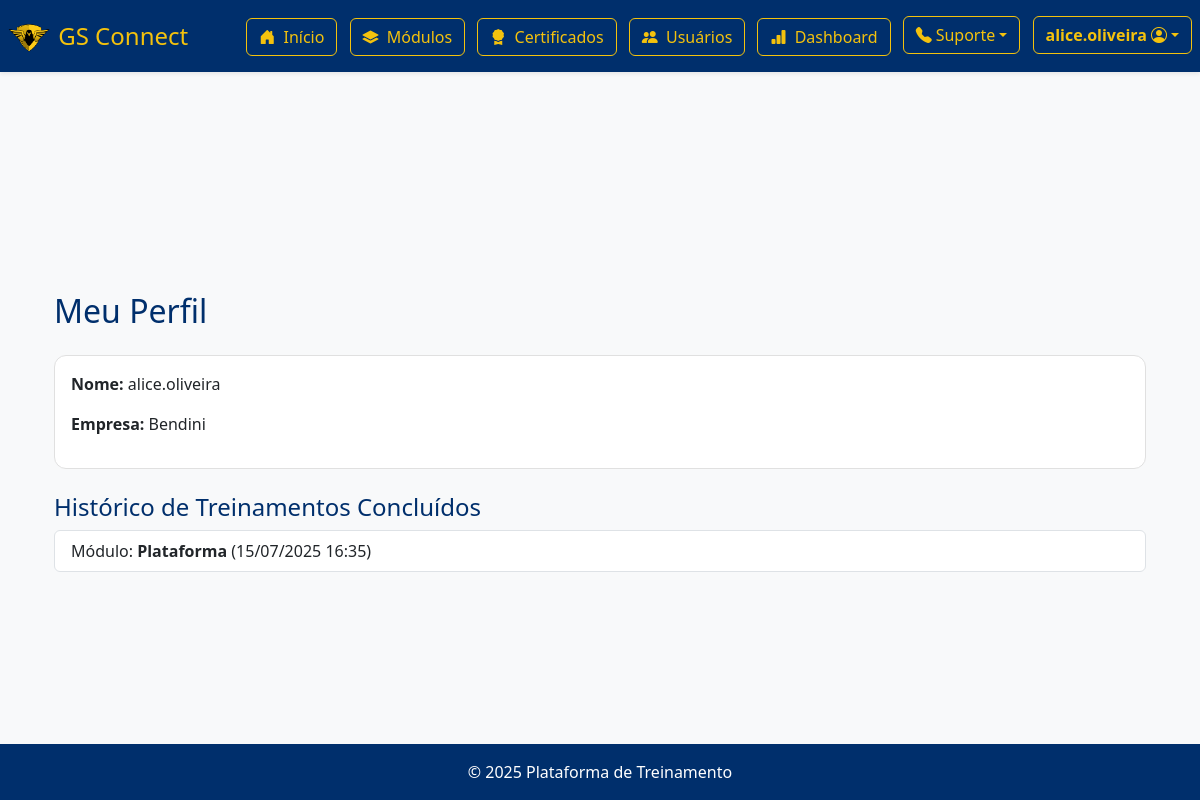
The app's page /meu-perfil/ (signed in) with its own data.
### core/models.py (models this page shows, shortened)
class Empresa(models.Model):
    nome = models.CharField(max_length=200)

### cursos/models.py (models this page shows, shortened)
class ProgressoModulo(models.Model):
    usuario = models.ForeignKey(User, on_delete=models.CASCADE)
    modulo = models.ForeignKey(Modulo, on_delete=models.CASCADE)
    tempo_assistido = models.PositiveIntegerField(default=0)  # em segundos
    concluido = models.BooleanField(default=False)
    atualizado_em = models.DateTimeField(auto_now=True)
    class Meta:
        unique_together = ('usuario', 'modulo')

class Modulo(models.Model):
    curso = models.ForeignKey(Curso, related_name='modulos', on_delete=models.CASCADE)
    equipamento = models.ForeignKey(Equipamento, on_delete=models.CASCADE)
    titulo = models.CharField(max_length=200)
    conteudo = models.TextField()
    ordem = models.PositiveIntegerField()
    video = models.FileField(upload_to='videos/', null=True, blank=True)  # ✅ aqui
    imagem_capa = models.ImageField(upload_to='capas_modulos/', null=True, blank=True)  # NOVO CAMPO
    beneficios = models.TextField(blank=True, default='')  # Um benefício por linha

### core/views.py (the view)
# urls.py: path('meu-perfil/', views.perfil_usuario, name='perfil_usuario'),
@login_required
def perfil_usuario(request):
    perfil = PerfilUsuario.objects.get(user=request.user)
    empresa = perfil.empresa
    nome = request.user.get_full_name() or request.user.username
    modulos_concluidos = ProgressoModulo.objects.filter(usuario=request.user, concluido=True).select_related('modulo')
    return render(request, 'core/perfil_usuario.html', {
        'perfil': perfil,
        'empresa': empresa,
        'nome': nome,
        'modulos_concluidos': modulos_concluidos,
    })

### core/templates/core/perfil_usuario.html (shortened to what this page needs)
{% extends 'core/base.html' %}
{% block content %}
<div class="container mt-4">
  <h2 class="mb-4 perfil-title">Meu Perfil</h2>
  <div class="card mb-4 perfil-card">
    <div class="card-body">
      <p><strong>Nome:</strong> {{ nome }}</p>
      <p><strong>Empresa:</strong> {{ empresa.nome|default:"-" }}</p>
    </div>
  </div>
  <h4 class="perfil-historico-title">Histórico de Treinamentos Concluídos</h4>
  {% if modulos_concluidos %}
    <ul class="list-group perfil-list-group">
      {% for progresso in modulos_concluidos %}
        <li class="list-group-item perfil-list-item">
          Módulo: <strong>{{ progresso.modulo.titulo }}</strong>
          <span class="perfil-data-hora">({{ progresso.atualizado_em|date:"d/m/Y H:i" }})</span>
        </li>
      {% endfor %}
    </ul>
  {% else %}
    <div class="alert alert-info mt-3">Nenhum treinamento concluído ainda.</div>
  {% endif %}
</div>
{% endblock %}

### core/templates/core/base.html (shortened to what this page needs)
{% load static %}
<!DOCTYPE html>
<html lang="pt-br">
<head>
    <link href="https://cdn.jsdelivr.net/npm/bootstrap@5.3.0/dist/css/bootstrap.min.css" rel="stylesheet">
    <link rel="stylesheet" href="{% static 'css/style.css' %}">
</head>
<body class="bg-light">
<header class="bg-primary text-white py-2 mb-4 shadow-sm">
    <div class="container-fluid d-flex flex-column flex-md-row align-items-center justify-content-between px-2" style="min-height: 56px;">
        <div class="d-flex align-items-center">
            <img src="{% static 'img/logo.png' %}" alt="Logo Golden Sat" style="height: 32px; margin-right: 8px;">
            <h1 class="mb-0" style="font-size: 1.5rem;">GS Connect</h1>
        </div>
        <nav class="mt-2 mt-md-0">
            {% if not request.path == '/login/' %}
                <a class="btn btn-outline-light me-2" href="{% url 'home' %}"><i class="bi bi-house-door-fill me-1"></i> Início</a>
                {% if user.is_authenticated %}
                    <a class="btn btn-outline-light me-2" href="{% url 'cursos:todos_modulos' %}"><i class="bi bi-layers-fill me-1"></i> Módulos</a>
                    <a class="btn btn-outline-light me-2" href="{% url 'certificado_form' %}"><i class="bi bi-award-fill me-1"></i> Certificados</a>
                    {% if user.is_staff %}
                        <a class="btn btn-outline-light me-2" href="{% url 'usuarios' %}"><i class="bi bi-people-fill me-1"></i> Usuários</a>
                        <a class="btn btn-outline-light me-2" href="{% url 'dashboard_usuarios' %}"><i class="bi bi-bar-chart-fill me-1"></i> Dashboard</a>
                    {% endif %}
                    <div class="dropdown d-inline-block me-2">
                      <button class="btn btn-outline-light dropdown-toggle d-flex align-items-center" type="button" id="suporteDropdown" data-bs-toggle="dropdown" aria-expanded="false">
                        <i class="bi bi-telephone-fill me-1"></i> Suporte
                      </button>
                    </div>
                    <div class="dropdown d-inline-block">
                        <a class="btn btn-outline-light dropdown-toggle fw-bold d-flex align-items-center" href="#" id="userDropdown" role="button" data-bs-toggle="dropdown" aria-expanded="false" style="min-width: 140px;">
                            <span class="me-1">{{ user.get_full_name|default:user.username }}</span>
                            <i class="bi bi-person-circle"></i>
                        </a>
                    </div>
                {% else %}
                    <a class="btn btn-light text-primary" href="{% url 'login' %}">Entrar</a>
                {% endif %}
            {% endif %}
        </nav>
    </div>
</header>
<div class="content-wrapper">
  <main class="container flex-grow-1">
      {% block content %}{% endblock %}
  </main>
</div>
<footer class="bg-primary text-white text-center py-3 mt-auto">
    <p class="mb-0">© 2025 Plataforma de Treinamento</p>
</footer>
<link rel="stylesheet" href="https://cdn.jsdelivr.net/npm/bootstrap-icons@1.10.5/font/bootstrap-icons.css">
</body>
</html>

### core/static/css/style.css (style rules this page uses)
:root { --azul-escuro: #002f6c; --amarelo: #f4c20d; --preto: #111111; --branco: #ffffff; }
body { background: var(--branco) !important; color: var(--preto) !important; }
header.bg-primary, .footer.bg-primary, .footer, .bg-primary { background: var(--azul-escuro) !important; }
header h1, .footer p, .footer, .footer * { color: var(--amarelo) !important; }
.btn-outline-light, .btn-outline-light:visited { color: var(--amarelo) !important; border-color: var(--amarelo) !important; background: transparent !important; }
a, a:visited { color: var(--azul-escuro) !important; }
.card { border-radius: 12px; border: 1px solid #e0e0e0; background: var(--branco) !important; }
.card-title, h1, h2, h3, h4, h5, h6 { color: var(--azul-escuro) !important; }
html, body { height: 100%; margin: 0; padding: 0; overflow: hidden; }

### core/templates/core/base.html (style rules this page uses)
html, body { height: 100%; min-height: 100vh; margin: 0; padding: 0; }
body { display: flex; flex-direction: column; min-height: 100vh; overflow-y: auto; }
.content-wrapper { flex: 1 0 auto; display: flex; flex-direction: column; }
main.container { flex: 1 0 auto; display: flex; flex-direction: column; justify-content: center; align-items: center; }
footer { flex-shrink: 0; }

### records on screen
Empresa: nome "Bendini"
ProgressoModulo: modulo.titulo "Plataforma", atualizado_em "15/07/2025 16:35"

### other values on screen
{{ user.get_full_name|default:user.username }} "alice.oliveira"
{{ nome }} "alice.oliveira"
